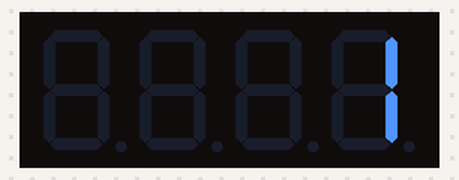
The sketch below on a simulated Arduino Uno, built with avr-gcc and run on an emulated ATmega328P. Shown: 4-digit seven-segment display.

Above: at 0.16 s.
At 5.17 s:
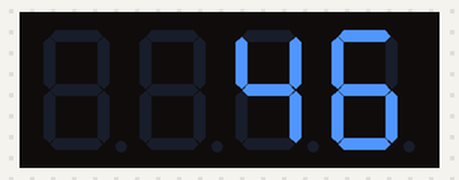
At 10.12 s:
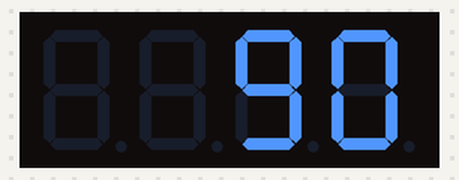
At 20.02 s:
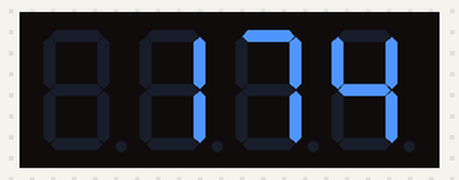
At 29.86 s:
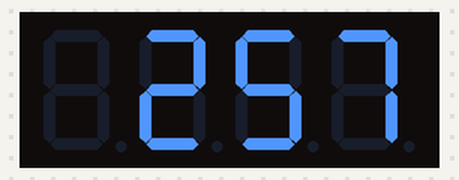
At 39.82 s:
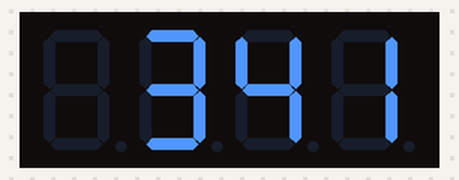

The sketch:

TimerCode.ino
```cpp
#include "TM1637.h"
#define CLK 3//pins definitions for TM1637 and can be changed to other ports
#define DIO 2
TM1637 tm1637(CLK,DIO);
TM1637 display(CLK, DIO);

int timecount = 0; //time count as int and not byte
byte digits; //reference point

typedef struct {
  byte time_placement; //placement of the number of the module (0,1,2 or 3)
  byte displayed_number; //number displayed (0 - 9)
} digitPoints;
digitPoints dynamicArray[4]; //creates 4 digitPoints objects (size of array is created by the number of Ndigits)

void setup()
{
  Serial.begin(9600);
  tm1637.init();
  tm1637.set(BRIGHT_TYPICAL);//BRIGHT_TYPICAL = 2,BRIGHT_DARKEST = 0,BRIGHTEST = 7;
}

void loop()
{
  timesetup();

  timecount++;
  delay(100);
}

void timesetup() {
  byte nDigits = floor(log10(abs(timecount))) + 1;
  digits = 4-nDigits;
  timeplace(nDigits, timecount);
  for (int i = 0; i <= nDigits-1; i++) {  tm1637.display(dynamicArray[i].time_placement, dynamicArray[i].displayed_number); }
}


void timeplace(byte nDigits, int timecount) {
  if (nDigits > 0 && nDigits < 5) {
    dynamicArray[(nDigits-1)] = {(nDigits-1)+digits, timecount%10};
    timeplace(nDigits-1, timecount/10);
  }
}
```
